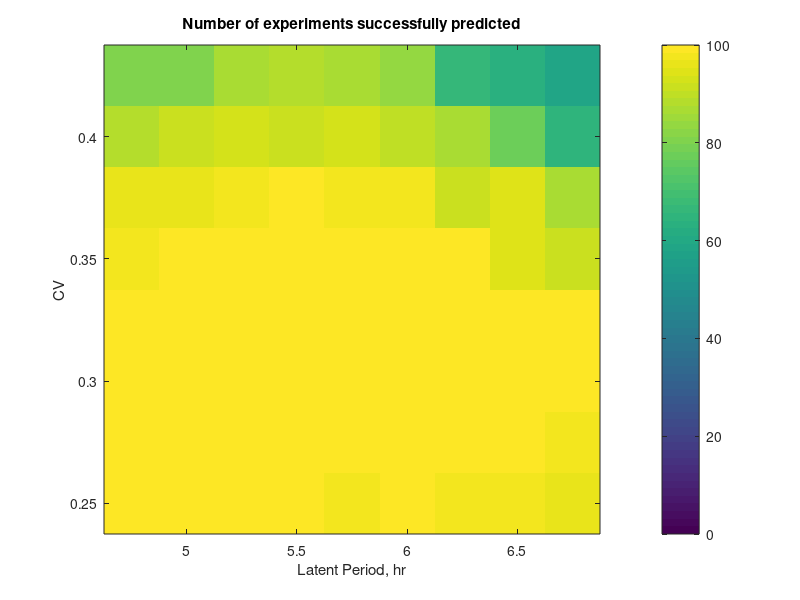

Recreate this plot in MATLAB. (Note: this script raises an error after producing the figure.)
% Code by Marian Dominguez-Mirazo, 2025
% This script plots the number of simulated single-cell experiments for
% which the latent period mean and CV was succesfully predicted. 
% The simulated experiments assume a range of underlying distributions.
% Required pre-computed file: ~/IntermediateFiles/CDFAccuracy.mat
% Output: ~/Figures/SupplFig6_CDFAccuracy.svg
%%
clear all; close all; clc;
addpath('../../IntermediateFiles/')
%% Load pre-run data
load('CDFAccuracy.mat');

%% Plot

% Flip matrix for plotting
result2plot=flipud(transpose(result(1:9,:)));

% Plot heatmap
figure('Position',[10,10,550,500]);
imagesc(result2plot);
caxis([0,100]);
colorbar;
xticklabels(mainTs(1:9));
yticklabels(flip(maincvs));
xlabel('Latent Period, hr');
ylabel('CV');
title('Number of experiments successfully predicted');

% Aesthetics
ax=gca;
ax.FontSize=17;
set(gca,'FontName','Latin Modern Roman')
set(gca,'LineWidth',0.6);

%%
saveas(gcf,'../../Figures/SupplFig6_CDFAccuracy.svg')